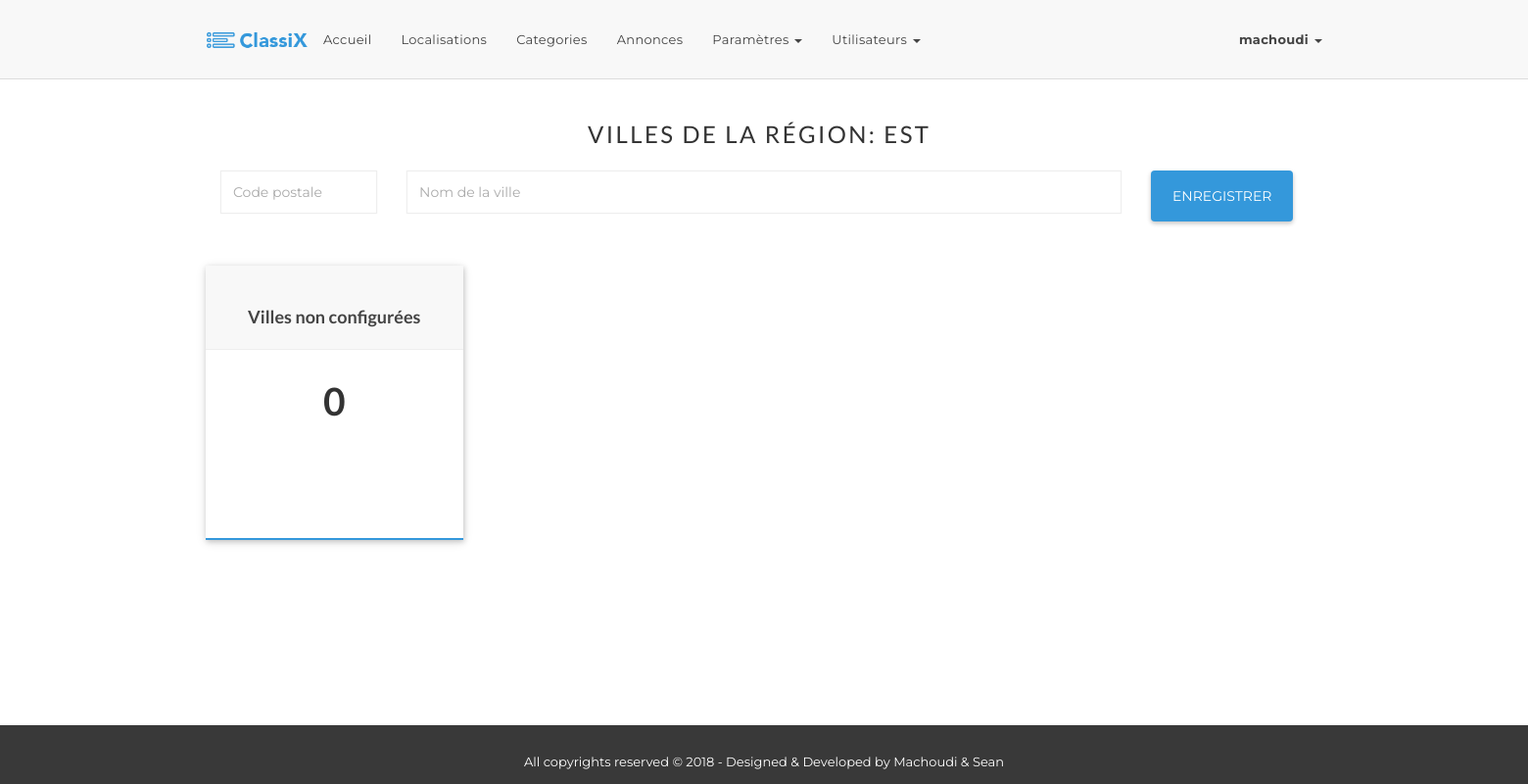
Before: /admin/adm_cities.php?regionid=5 (signed in) with the older database file.
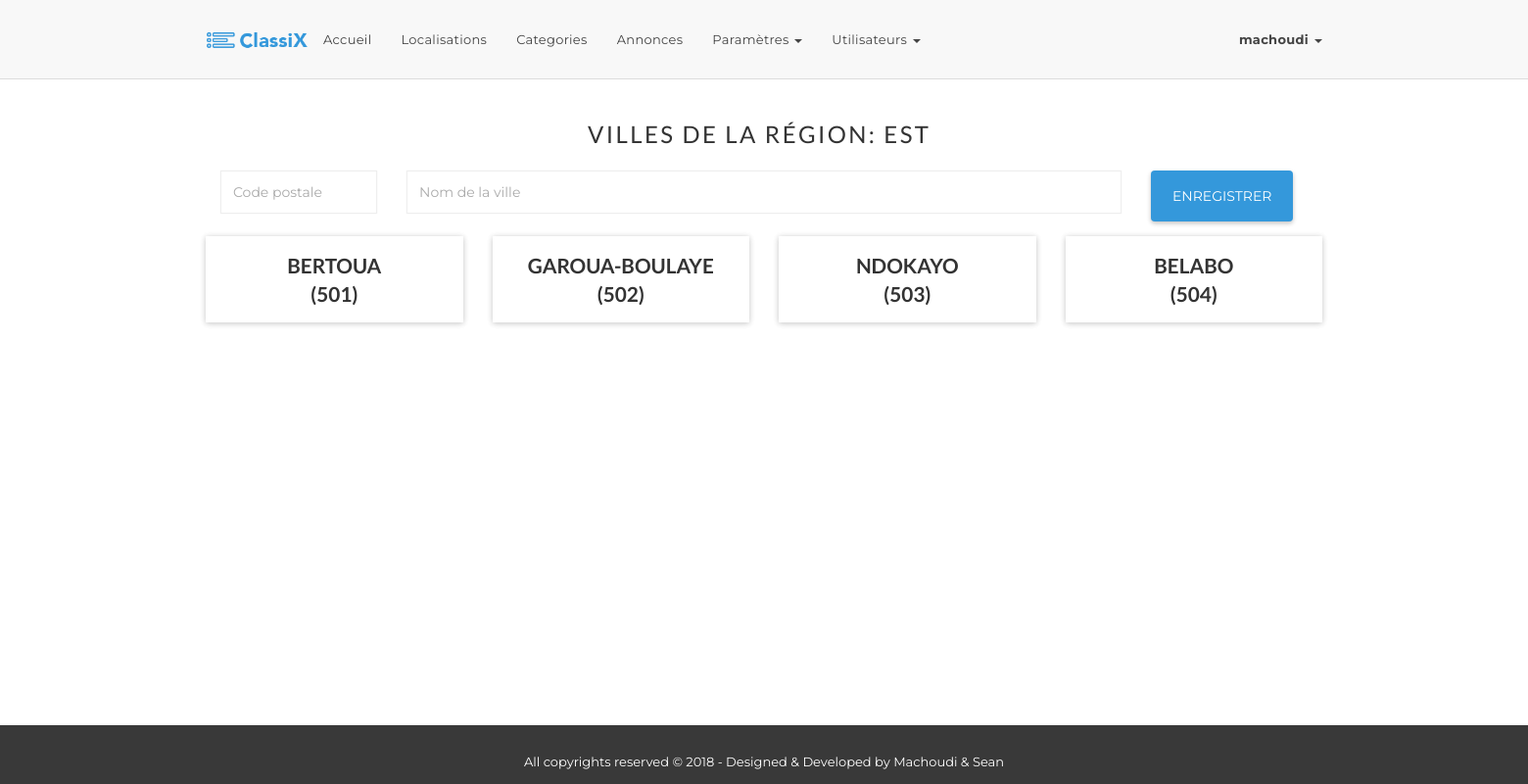
After: the same page with the newer database file.
### tables this page shows
CREATE TABLE `regions` (
  `regionid` int(11) NOT NULL AUTO_INCREMENT,
  `region_name` varchar(100) NOT NULL,
  PRIMARY KEY (`regionid`),
  UNIQUE KEY `regions_region_name_uindex` (`region_name`)
);

CREATE TABLE `cities` (
  `regionid` int(11) NOT NULL,
  `code_postal` int(11) NOT NULL,
  `city_name` varchar(100) NOT NULL,
  PRIMARY KEY (`code_postal`)
);

### classes/Crud.php (called while the page is built, shortened)
<?php
class Crud {
  private $_host = "localhost";
  private $_username = "advertize";
  private $_password = "*c218*";
  private $_database = "advertize";
  protected $connection;
  public function __construct() {
    if( !isset($this->connection) ) {
      $this->connection = new mysqli($this->_host, $this->_username,
      $this->_password, $this->_database);
    }
    return $this->connection;
  }
  public function getData($query) {
    $result = $this->connection->query($query);
    if($result === false) {
        return $this->connection->error;
    }else{
        if( $result->num_rows == 0 ) {
            return 0;
        }else {
            $rows = array();
            while ($row = $result->fetch_assoc()) {   $rows[] = $row; }
            return $rows;
        }
    }
  }
}

### classes/Regions.php (called while the page is built, shortened)
<?php
require_once 'Crud.php';
class Regions extends Crud {
    public $region_name;
    public $regionid;
    public function getRegionName()
    {
        return $this->region_name;
    }
    public function getRegionid()
    {
        return $this->regionid;
    }
    public function setRegionid($regionid)
    {
        $this->regionid = $regionid;
    }
    public function getRegion(){
        return $this->getData("SELECT region_name FROM ".TBL_Regions
            ." WHERE region_name='".$this->getRegionName()."'"
            ." OR regionid=".$this->getRegionid());
    }
}

### classes/Cities.php (called while the page is built, shortened)
<?php
require_once 'Crud.php';
class Cities extends Crud {
    public $regionid;
    public function getRegionid()
    {
        return $this->regionid;
    }
    public function setRegionid($regionid)
    {
        $this->regionid = $regionid;
    }
    public function getRegionCities(){
        $query = "SELECT * FROM ".TBL_Cities
            ." WHERE regionid = '".$this->getRegionid()."'";
        return $this->getData($query);
    }
}

### admin/adm_cities.php (the view, shortened to what this page needs)
<?php require_once '_inc_header.php'; ?>
<?php
require_once '../classes/Regions.php';
require_once '../classes/Cities.php';
$errors = array();
$inputDisabled = "";
$region = new Regions();
$region->setRegionid($_GET['regionid']);
$regionInfos = $region->getRegion();
$cities = new Cities();
$cities->setRegionid($_GET['regionid']);
$citiesList = $cities->getRegionCities();
?>
    <section id="categories-homepage">
        <div class="container">
            <div class="row">
                <div class="col-md-12 col-lg-offset-4">
                    <h3 class="section-title">Villes de la région:
                        <?php $library->outputField($regionInfos[0]['region_name']); ?>
                    </h3>
                </div>
                <div class="col-md-12">
                    <?php   $library->debug_errors($errors); ?>
                    <form  role="form" class="login-form" method="post"
                           action="<?php echo $_SERVER['PHP_SELF']; ?>?regionid=<?php echo $_GET['regionid']; ?>">
                        <div class="form-group col-lg-2 col-sm-12">
                            <input type="text" class="form-control" autofocus
                                   value="<?php $library->inputData($_POST['CodePostale']); ?>"
                                   name="CodePostale" placeholder="Code postale" <?php echo $inputDisabled ?> >
                        </div>
                        <div class="form-group col-lg-8 col-sm-12">
                            <input type="text" class="form-control"
                                   value="<?php $library->inputData($_POST['CityName']); ?>"
                                   name="CityName" placeholder="Nom de la ville" <?php echo $inputDisabled ?> >
                        </div>
                        <div class="form-group col-lg-2 col-sm-12">
                            <button class="btn btn-common log-btn">Enregistrer</button>
                        </div>
                    </form>
                </div>
                <?php if($citiesList === 0): ?>
                    <div class="col-md-3 col-sm-6 col-xs-12">
                        <div class="category-box border-1 wow fadeInUpQuick animated"
                             data-wow-delay="0.3s"
                             style="height: 200px!important;max-height: 300px!important;visibility: visible;-webkit-animation-delay: 0.3s; -moz-animation-delay: 0.3s; animation-delay: 0.3s;">
                            <div class="category-header">
                                <a href="#"><h4>Villes non configurées</h4></a>
                            </div>
                            <div class="category-content"
                                 style="text-align: center;padding-top: 30px;">
                                <h1>0</h1>
                            </div>
                        </div>
                    </div>
                <?php else: ?>
                    <?php for($i=0; $i<sizeof($citiesList); $i++): ?>
                        <div class=" col-md-3 col-sm-6 col-xs-12">
                            <div class="panel panel-default">
                                <div class="panel-body center">
                                    <h3>
                                        <?php echo $citiesList[$i]["city_name"]; ?><br>
                                        (<?php echo $citiesList[$i]["code_postal"]; ?>)
                                    </h3>
                                </div>
                            </div>
                        </div>
                    <?php endfor; ?>
                <?php endif; ?>
            </div>
        </div>
    </section>
<?php require_once '../_inc/_inc_footer.php'; ?>

### _inc/_inc_header.php (shortened to what this page needs)
<!DOCTYPE html>
<html lang="fr">
  <head>
    <link rel="shortcut icon" href="http://demo.graygrids.com/themes/classix-demo/<?php $library->baseurl(); ?>assets/img/favicon.png">
    <link rel="stylesheet" href="<?php $library->baseurl(); ?>assets/bootstrap.min.css" type="text/css">
    <link rel="stylesheet" href="<?php $library->baseurl(); ?>assets/jasny-bootstrap.min.css" type="text/css">
    <link rel="stylesheet" href="<?php $library->baseurl(); ?>assets/jasny-bootstrap.min.css" type="text/css">
    <link rel="stylesheet" href="<?php $library->baseurl(); ?>assets/material-kit.css" type="text/css">
    <link rel="stylesheet" href="<?php $library->baseurl(); ?>assets/font-awesome.min.css" type="text/css">
    <link rel="stylesheet" href="<?php $library->baseurl(); ?>assets/line-icons.css" type="text/css">
    <link rel="stylesheet" href="<?php $library->baseurl(); ?>assets/main.css" type="text/css">
    <link rel="stylesheet" href="<?php $library->baseurl(); ?>assets/animate.css" type="text/css">
    <link rel="stylesheet" href="<?php $library->baseurl(); ?>assets/owl.carousel.css" type="text/css">
    <link rel="stylesheet" href="<?php $library->baseurl(); ?>assets/owl.theme.css" type="text/css">
    <link rel="stylesheet" href="<?php $library->baseurl(); ?>assets/settings.css" type="text/css">
    <link rel="stylesheet" href="<?php $library->baseurl(); ?>assets/responsive.css" type="text/css">
    <link rel="stylesheet" href="<?php $library->baseurl(); ?>assets/bootstrap-select.min.css" type="text/css">
</head>

### lib/Functions.php (shortened to what this page needs)
<?php
class Functions {
    protected $server_host;
    public function __construct(){
        $this->server_host = "http://localhost/classix/";
    }
    public function baseurl(){
        echo $this->server_host;
    }
    public function inputData($inputContent) {
        if( isset($inputContent)){
            echo $inputContent;
        }
    }
    public function outputField($fieldDatas){
        echo html_entity_decode($fieldDatas);
    }
}

### admin/_inc_header.php (shortened to what this page needs)
<?php
require_once '../lib/Functions.php';
require_once "../_inc/_inc_header.php";
?>
<body>
<div class="header" style="margin-bottom: 100px;">
    <nav class="navbar navbar-default main-navigation navbar-fixed-top"
         role="navigation">
        <div class="container">
            <div class="navbar-header">
                <a class="navbar-brand logo" href="./"><img src="assets/logo.png" alt=""></a>
            </div>
            <div class="collapse navbar-collapse" id="navbar">
                <ul class="nav navbar-nav navbar-left">
                    <li><a href="./">Accueil</a></li>
                    <li><a href="adm_regions.php">Localisations</a></li>
                    <li><a href="adm_categories.php">Categories</a></li>
                    <li><a href="adm_ads.php">Annonces</a></li>
                    <li>
                        <a href data-toggle="dropdown"
                           aria-haspopup="true" aria-expanded="false">Paramètres
                            <span class="caret"></span>
                        </a>
                    </li>
                    <li>
                        <a href class="dropdown-toggle" data-toggle="dropdown"
                           aria-haspopup="true" aria-expanded="false">Utilisateurs
                            <span class="caret"></span>
                        </a>
                    </li>
                </ul>
                <ul class="nav navbar-nav navbar-right">
                    <li>
                        <a href="#" class="dropdown-toggle" data-toggle="dropdown"
                           aria-haspopup="true" aria-expanded="false">
                            <strong>
                            <?php echo $_SESSION['user']['pseudo']; ?>
                            </strong>
                            <span class="caret"></span>
                        </a>
                    </li>
                </ul>
            </div>
        </div>
    </nav>
</div>

### _inc/_inc_footer.php (shortened to what this page needs)
<footer class="footer">
  <div id="copyright">
    <div class="container">
      <div class="row">
        <div class="col-md-12">
          <div class="site-info center">
            <p>All copyrights reserved © 2018 - Designed &amp; Developed by
                <a href="<?php echo $_SERVER['PHP_SELF']; ?>"
                rel="nofollow">Machoudi & Sean</a>
            </p>
          </div>
        </div>
      </div>
    </div>
  </div>
</footer>
</body>
</html>

### assets/material-kit.css (style rules this page uses)
body,h1,h2,h3,h4,h5,h6,.h1,.h2,.h3,.h4 { font-family:open sans,sans-serif;font-weight:400 }
.animation-transition-fast,.navbar { -webkit-transition:all 150ms ease 0s;-moz-transition:all 150ms ease 0s;-o-transition:all 150ms ease 0s;-ms-transition:all 150ms ease 0s;transition:all 150ms ease 0s }
.form-group { position:relative }
.navbar { border:0 }
.navbar .navbar-collapse,.navbar .navbar-form { border-top:0;box-shadow:none }
.navbar-fixed-top { border-radius:0 }
h3,.h3 { font-size:1.825em;line-height:1.4em;margin:20px 0 10px }
.panel { border-radius:2px;border:0;box-shadow:0 1px 6px 0 rgba(0,0,0,.12),0 1px 6px 0 rgba(0,0,0,.12) }
* { -webkit-tap-highlight-color:transparent;-webkit-tap-highlight-color:transparent }
h1,.h1 { font-size:3.8em;line-height:1.15em }
h4,.h4 { font-size:1.3em;line-height:1.4em }

### assets/main.css (style rules this page uses)
body { font-family:montserrat,sans-serif;font-weight:400;font-size:13px;line-height:24px;overflow-x:hidden }
h1,h2,h3,h4,h5,h6 { margin-top:0;margin-bottom:0;font-family:lato,sans-serif;font-weight:700 }
h3 { font-size:1.6em;line-height:1.4em }
p { font-size:13px;font-family:montserrat,sans-serif;margin:0;line-height:24px;font-weight:400 }
a { color:#444;-webkit-transition:all .3s linear;-moz-transition:all .3s linear;-ms-transition:all .3s linear;-o-transition:all .3s linear;transition:all .3s linear }
img { max-width:100% }
ul { margin:0;padding:0 }
ul li { list-style:none;margin:0 }
.center { text-align:center }
.btn { padding:16px 22px;color:#fff;border-radius:4px;position:relative;-webkit-transition:all .3s linear;-moz-transition:all .3s linear;-ms-transition:all .3s linear;-o-transition:all .3s linear;transition:all .3s linear;box-shadow:0 2px 4px 0 rgba(0,0,0,.1),0 2px 5px 0 rgba(0,0,0,.15);border:0;text-transform:uppercase }
.btn-common,.btn-primary { background:#3498db }
.section-title { font-size:24px;letter-spacing:.1em;padding:20px 0;text-transform:uppercase;font-weight:400 }
.navbar>.container .navbar-brand,.navbar>.container-fluid .navbar-brand { padding:0 0 0 15px;width:120px }
.nav>li { position:relative;display:block }
.navbar-default { margin-bottom:0;border:0;border-radius:0;border-bottom:1px solid #ddd }
.navbar-header { position:relative;padding:15px 0;margin:0!important }
.main-navigation .navbar-nav { margin-top:20px;position:relative;-webkit-transition:all .2s linear;-moz-transition:all .2s linear;-o-transition:all .2s linear;transition:all .2s linear }
.main-navigation .navbar-nav>li a { color:#444;line-height:normal;border-radius:4px;padding:12px 15px;font-size:13px;outline:0;letter-spacing:.3px;-moz-transition:color .3s linear;-webkit-transition:color .3s linear;-o-transition:color .3s linear;transition:color .3s linear }
#copyright { background-color:#393939;padding:20px 0 10px;color:#fff }
#copyright p { line-height:34px }
#copyright p a { color:#fff }
.panel-default { border-radius:0;border:0 }
.form-control { background-color:#fff;border:1px solid #eee;border-radius:0;box-shadow:0 0 1px rgba(0,0,0,.075);color:#444;display:block;height:44px;padding:10px 12px;width:100% }
h1 { font-size:3em }
.category-box { background-color:#fff;margin:30px 0;height:280px;box-shadow:1px 2px 5px 0 rgba(0,0,0,.16),0 2px 10px 0 rgba(0,0,0,.12);border-radius:0;position:relative;-webkit-transition:all .2s linear;-moz-transition:all .2s linear;-ms-transition:all .2s linear;-o-transition:all .2s linear;transition:all .2s linear }
.category-box .category-header { width:100%;background-color:#f8f8f8;display:inline-block;text-align:center;padding:40px 15px 20px;border-bottom:1px solid #eee;-webkit-transition:all .2s linear;-moz-transition:all .2s linear;-ms-transition:all .2s linear;-o-transition:all .2s linear;transition:all .2s linear }
.category-box .category-header h4 { font-size:18px;color:#444 }
.border-1 { border-bottom:2px solid #3498db }

### _inc/_inc_header.php (style rules this page uses)
html { position: relative; min-height: 100%; }
body { margin-bottom: 60px; }
.footer { position: absolute; bottom: 0; width: 100%; height: 60px; }

Changed rows visible on the page:
added cities: city_name "BERTOUA", code_postal "501"
added cities: city_name "GAROUA-BOULAYE", code_postal "502"
added cities: city_name "NDOKAYO", code_postal "503"
added cities: city_name "BELABO", code_postal "504"
Other visible differences:
text no longer shown: "Villes non configurées 0"
